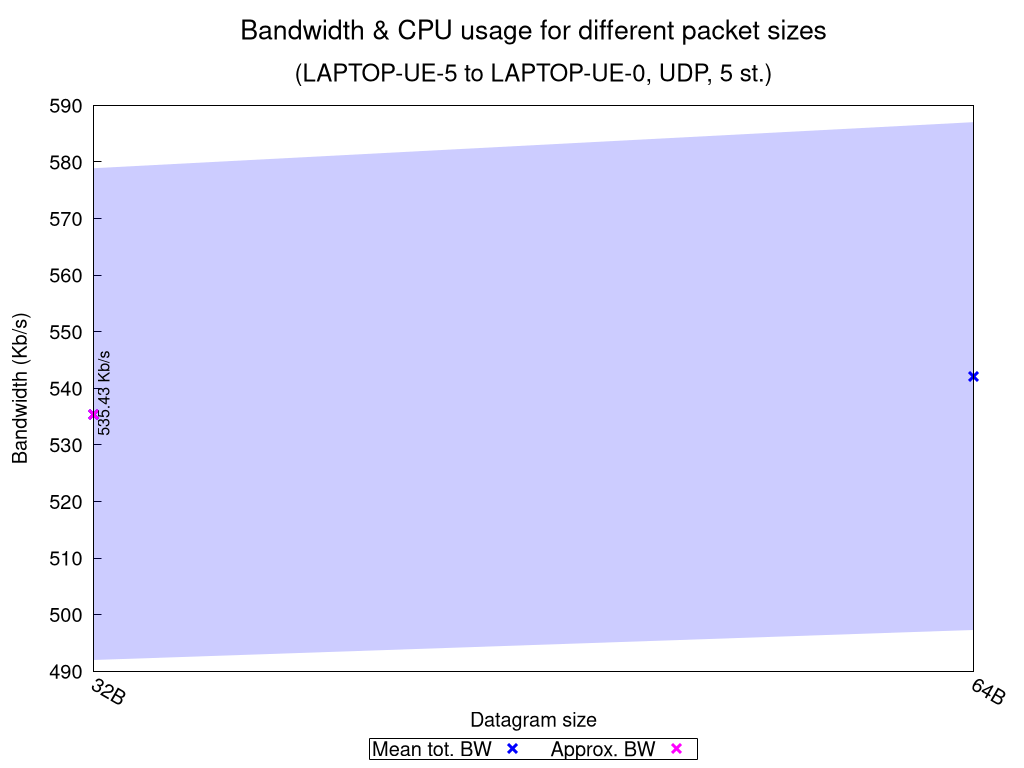

Write the gnuplot code that produced this figure.
set terminal pngcairo nocrop enhanced size 1024,768 font "Verdana,15"
set output "UDP_5_st_2020_10_12_12-56-35_two2one_summary.png"

set title "{/=20 Bandwidth \\& CPU usage for different packet sizes}\n\n{/=18 (LAPTOP-UE-5 to LAPTOP-UE-0, UDP, 5 st.)}"

set xlabel "Datagram size"
set ylabel "Bandwidth (Kb/s)"
set ytics nomirror
set key bmargin center horizontal box samplen 1 width -1
set bmargin 4.6
set rmargin 4.5
set xtics rotate by -30
printxsizes(x) = x < 1024.0 ? sprintf("%.0fB", x) : (x < 1048576.0 ? sprintf("%.0fKB", x/1024.0) : sprintf("%.0fMB", x/1048576.0))

rf = 1000.0  # rate factor
stats "UDP_5_st_2020_10_12_12-56-35_two2one_iperf_summary.dat" using ($1 >= 0 ? $3 : 1/0) nooutput
set logscale x 2
set style fill transparent solid 0.2 noborder
set autoscale xfix
plot "UDP_5_st_2020_10_12_12-56-35_two2one_iperf_summary.dat" using ($1 >= 0 ? $2 : 1/0):($3/rf-$4/rf):($3/rf+$4/rf) with filledcurves lc rgb "blue" notitle, \
     "" using 2:($1 >= 0 ? $3/rf : 1/0):xtic(printxsizes($2)) with points pt 2 ps 1.5 lw 3 lc rgb "blue" title "Mean tot. BW", \
     "" using 2:($1 == 0 ? $3/rf : 1/0):xtic(printxsizes($2)) with points pt 2 ps 1.5 lw 3 lc rgb "magenta" title "Approx. BW", \
     "" using 2:($1 >= 0 ? $3/rf : 1/0):(sprintf("%.2f Kb/s", $3/rf)) with labels offset 0.9,1.0 rotate by 90 font ",12" notitle, \
     "" using ($1 < 0 ? $2 : 1/0):(STATS_min/rf):(sprintf("Net test failed!")) with labels offset 0.9,2.5 rotate by 90 tc rgb "red" font ",12" notitle, \
